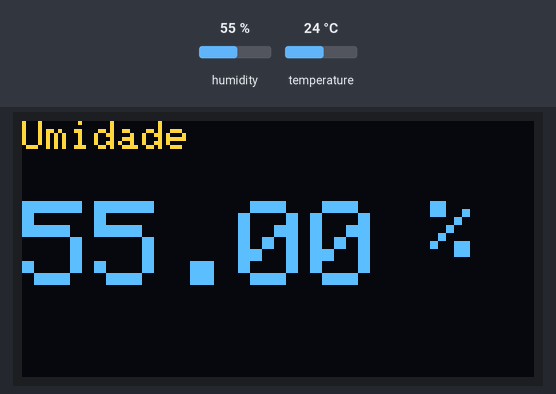
Recording of a sketch running on a simulated ESP8266 (NodeMCU). Parts: 128×64 one-colour display. The inputs (shaded band) are chosen by the test bench; at power-on: temperature 24 °C, humidity 55 %. The OLED is the two-colour kind (top 16 rows yellow); what the sketch prints to the serial monitor is not drawn.

Above: at 9.8 s.
9.9 s: temperature set to 12 °C
At 23.7 s:
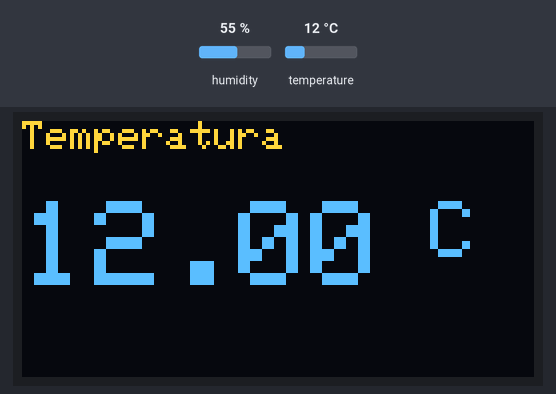
23.9 s: humidity set to 22 %
At 34.5 s:
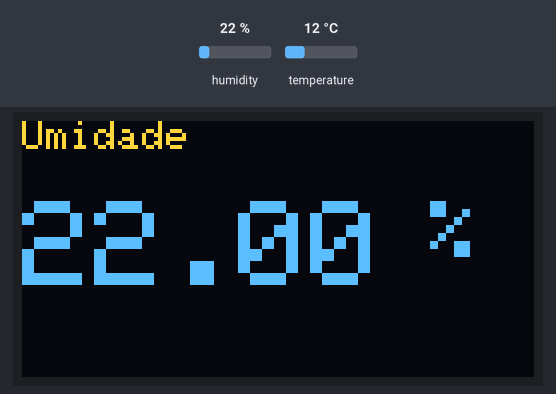
35.7 s: humidity set to 40 %
At 44.5 s:
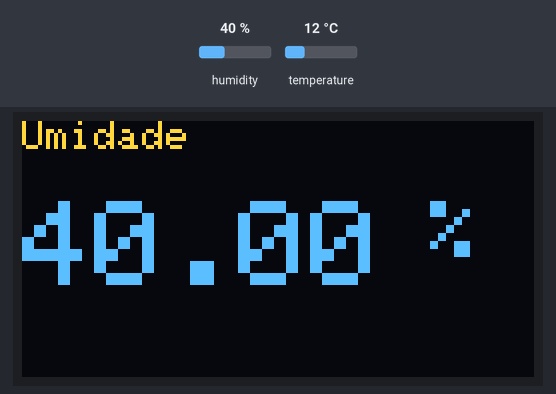
44.8 s: temperature set to 19 °C
At 51.1 s:
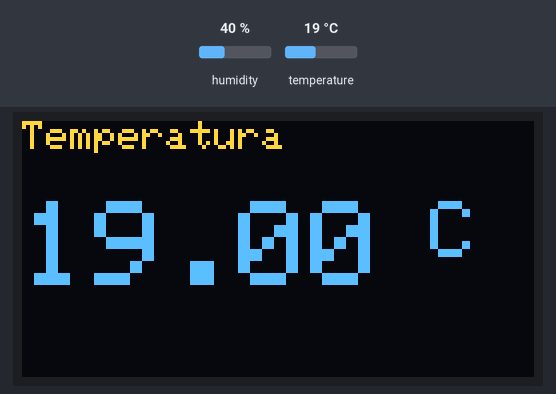
Timing chart, 0 to 52.6 s (numbered marks = the images above; inputs shaded):
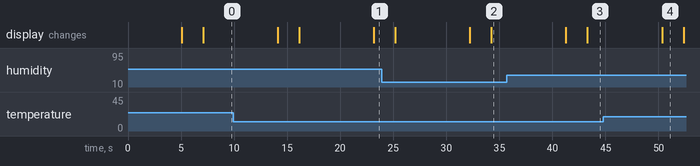

The sketch:

sketch_dht_display_aug08c.ino
```cpp
// --- DHT ---
#include <DHT.h>

#define DHTPIN D3
#define DHTTYPE DHT22 //selecionar o tipo de sensor

DHT dht(DHTPIN,DHTTYPE);

float umidade;
float temperatura;

//--- DISPLAY ---
#include <Adafruit_SSD1306.h>
#define OLED_RESET LED_BUILTIN
Adafruit_SSD1306 display(OLED_RESET);
//#include <Wire.h>  // Only needed for Arduino 1.6.5 and earlier
//#include "SSD1306Wire.h" // legacy include: `#include "SSD1306.h"`
//SSD1306Wire  display(0x3c, D3, D5);

//--- SETUP ---
void setup() {
  Serial.begin(115200);
  ConfigDisplay();

}

/*// --- INICIALIZAÇÃO ---
void drawFontFaceDemo() {
    display.setTextAlignment(TEXT_ALIGN_LEFT);
    display.setFont(ArialMT_Plain_24);
    display.drawString(0, 26, "Bem vindo");
}*/
// --- LOOP ---
void loop() {
  medirTemperaturaUmidade(); //1o mede
  mostrar_temp_umid(); // depois mostra
}

// --- FUNÇÕES AUXILIARES ---

//--- CONFIGURA O DISPLAY ---
void ConfigDisplay(){
  display.begin(SSD1306_SWITCHCAPVCC, 0x3C);
  display.setTextColor(WHITE);
  display.clearDisplay();
}
//--- MEDIÇÃO DE TEMPERATURA E UMIDADE ---
void medirTemperaturaUmidade() {
  umidade = dht.readHumidity();
  temperatura = dht.readTemperature(false);
  Serial.print("Temperatura: ");
  Serial.print(temperatura);
  Serial.print("*C");
  Serial.print("    ");
  Serial.print("Umidade: ");
  Serial.println(umidade);
  delay(5000);
}

//MOSTRA TEMPERATURA E UMIDADE
void mostrar_temp_umid(){
  exibe_display("Temperatura ", (temperatura)," C");
  exibe_display("Umidade ",(umidade)," %");
}

//EXIBE TEMPERATURA E UMIDADE NO DISPLAY
void exibe_display(const char* texto1, float medicao, const char* texto2){
  display.clearDisplay(); //limpa o display
  display.setTextSize(1); //1a linha
  display.setCursor(0,0);
  display.print(texto1);
  display.setTextSize(3); // 2a linha
  display.setCursor(0,20);
  display.print(medicao);
  display.setTextSize(2);
  display.print(texto2);
  display.display();
  delay(2000);
}
```

Measured:
- after the input at 9.9 s, the display: first differs from a run without the input after 13.3 s (image 1)
- after the input at 23.9 s, the display: first differs from a run without the input after 10.4 s (image 2)
- after the input at 35.7 s, the display: first differs from a run without the input after 7.6 s (image 3)
- after the input at 44.8 s, the display: changes after 5.5 s (image 4)
